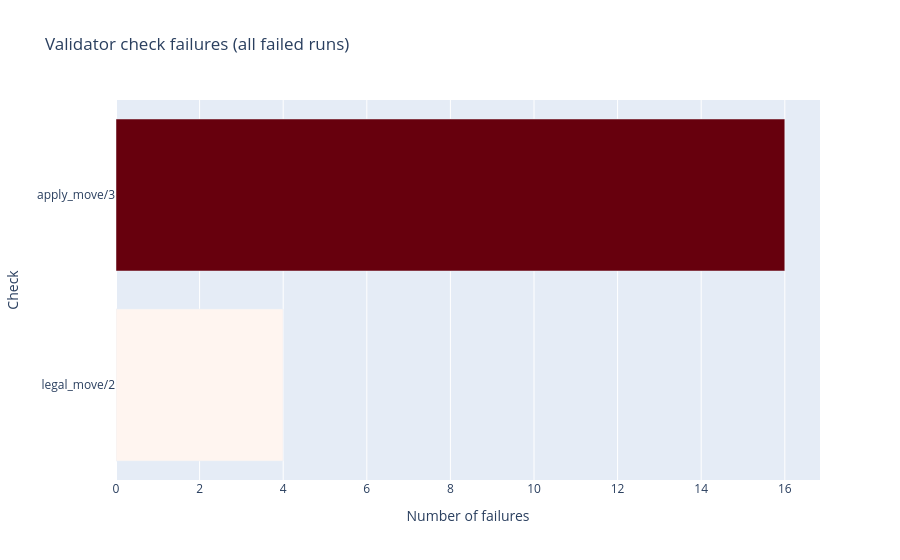

Source (notebook cell):
### Markdown cell above
## 5. Validator chokepoints

### Code cell
failed_df = df[(df["failed_checks"] != "") & (df["failed_checks"].notna())]

check_counts = {}
for _, row in failed_df.iterrows():
    for check in row["failed_checks"].split(" | "):
        check_label = check.split("]")[0].replace("[", "").strip() if "]" in check else check[:40]
        check_counts[check_label] = check_counts.get(check_label, 0) + 1

check_df = (
    pd.DataFrame(list(check_counts.items()), columns=["check", "count"])
    .sort_values("count", ascending=True)
)

fig = px.bar(
    check_df,
    x="count",
    y="check",
    orientation="h",
    title="Validator check failures (all failed runs)",
    labels={"count": "Number of failures", "check": "Check"},
    color="count",
    color_continuous_scale="reds",
)
fig.update_layout(coloraxis_showscale=False)
fig.show()

### Figure 1 — Plotly figure (JSON) as saved in the notebook; plotly's stock layout.template omitted (floating-point values rounded to 4 significant figures)
{"data": [{"hovertemplate": "Number of failures=%{marker.color}<br>Check=%{y}<extra></extra>", "legendgroup": "", "marker": {"color": [4, 16], "coloraxis": "coloraxis", "pattern": {"shape": ""}}, "name": "", "orientation": "h", "showlegend": false, "textposition": "auto", "type": "bar", "x": [4, 16], "xaxis": "x", "y": ["legal_move/2", "apply_move/3"], "yaxis": "y"}], "layout": {"barmode": "relative", "coloraxis": {"autocolorscale": false, "colorbar": {"title": {"text": "Number of failures"}}, "colorscale": [[0, "rgb(255,245,240)"], [0.125, "rgb(254,224,210)"], [0.25, "rgb(252,187,161)"], [0.375, "rgb(252,146,114)"], [0.5, "rgb(251,106,74)"], [0.625, "rgb(239,59,44)"], [0.75, "rgb(203,24,29)"], [0.875, "rgb(165,15,21)"], [1, "rgb(103,0,13)"]], "showscale": false}, "legend": {"tracegroupgap": 0}, "title": {"text": "Validator check failures (all failed runs)"}, "xaxis": {"anchor": "y", "domain": [0, 1], "title": {"text": "Number of failures"}}, "yaxis": {"anchor": "x", "domain": [0, 1], "title": {"text": "Check"}}}}
